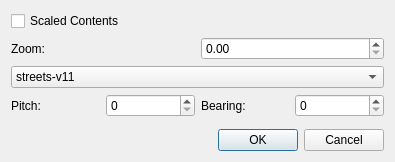
<?xml version="1.0" encoding="UTF-8"?>
<ui version="4.0">
 <class>MapSettingsDialog</class>
 <widget class="QDialog" name="MapSettingsDialog">
  <property name="geometry">
   <rect>
    <x>0</x>
    <y>0</y>
    <width>395</width>
    <height>162</height>
   </rect>
  </property>
  <property name="windowTitle">
   <string>Dialog</string>
  </property>
  <layout class="QVBoxLayout" name="verticalLayout">
   <item>
    <widget class="QCheckBox" name="checkBox">
     <property name="text">
      <string>Scaled Contents</string>
     </property>
    </widget>
   </item>
   <item>
    <layout class="QHBoxLayout" name="horizontalLayout">
     <item>
      <widget class="QLabel" name="label">
       <property name="text">
        <string>Zoom: </string>
       </property>
      </widget>
     </item>
     <item>
      <widget class="QDoubleSpinBox" name="doubleSpinBox"/>
     </item>
    </layout>
   </item>
   <item>
    <widget class="QComboBox" name="comboBox">
     <item>
      <property name="text">
       <string>streets-v11</string>
      </property>
     </item>
     <item>
      <property name="text">
       <string>light-v10</string>
      </property>
     </item>
     <item>
      <property name="text">
       <string>dark-v10</string>
      </property>
     </item>
     <item>
      <property name="text">
       <string>outdoors-v11</string>
      </property>
     </item>
     <item>
      <property name="text">
       <string>satellite-v9</string>
      </property>
     </item>
     <item>
      <property name="text">
       <string>satellite-streets-v11</string>
      </property>
     </item>
    </widget>
   </item>
   <item>
    <layout class="QHBoxLayout" name="horizontalLayout_2">
     <item>
      <widget class="QLabel" name="label_2">
       <property name="text">
        <string>Pitch:</string>
       </property>
      </widget>
     </item>
     <item>
      <widget class="QSpinBox" name="pitchSpinBox">
       <property name="maximum">
        <number>60</number>
       </property>
      </widget>
     </item>
     <item>
      <widget class="QLabel" name="label_3">
       <property name="text">
        <string>Bearing:</string>
       </property>
      </widget>
     </item>
     <item>
      <widget class="QSpinBox" name="bearingSpinBox">
       <property name="maximum">
        <number>360</number>
       </property>
      </widget>
     </item>
    </layout>
   </item>
   <item>
    <spacer name="verticalSpacer">
     <property name="orientation">
      <enum>Qt::Vertical</enum>
     </property>
     <property name="sizeHint" stdset="0">
      <size>
       <width>20</width>
       <height>40</height>
      </size>
     </property>
    </spacer>
   </item>
   <item>
    <widget class="QDialogButtonBox" name="buttonBox">
     <property name="orientation">
      <enum>Qt::Horizontal</enum>
     </property>
     <property name="standardButtons">
      <set>QDialogButtonBox::Cancel|QDialogButtonBox::Ok</set>
     </property>
    </widget>
   </item>
  </layout>
 </widget>
 <resources/>
 <connections>
  <connection>
   <sender>buttonBox</sender>
   <signal>accepted()</signal>
   <receiver>MapSettingsDialog</receiver>
   <slot>accept()</slot>
   <hints>
    <hint type="sourcelabel">
     <x>248</x>
     <y>254</y>
    </hint>
    <hint type="destinationlabel">
     <x>157</x>
     <y>274</y>
    </hint>
   </hints>
  </connection>
  <connection>
   <sender>buttonBox</sender>
   <signal>rejected()</signal>
   <receiver>MapSettingsDialog</receiver>
   <slot>reject()</slot>
   <hints>
    <hint type="sourcelabel">
     <x>316</x>
     <y>260</y>
    </hint>
    <hint type="destinationlabel">
     <x>286</x>
     <y>274</y>
    </hint>
   </hints>
  </connection>
 </connections>
</ui>
